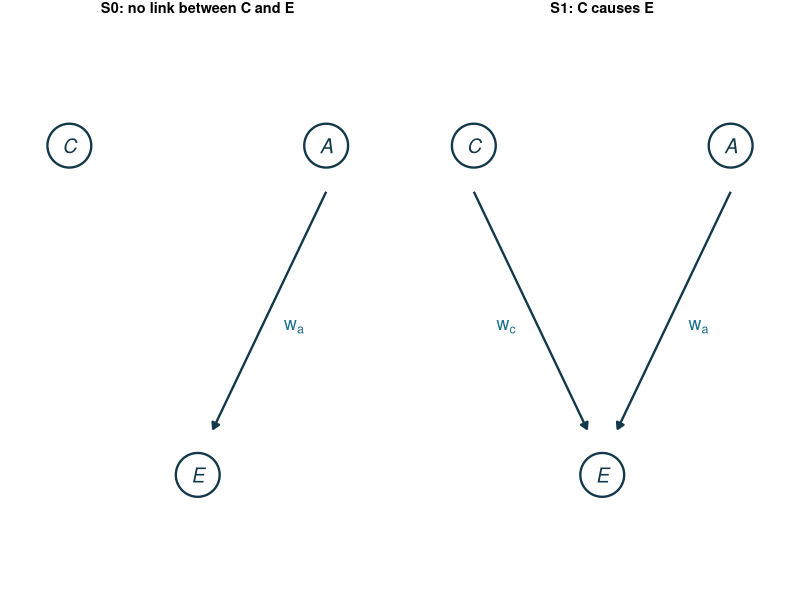
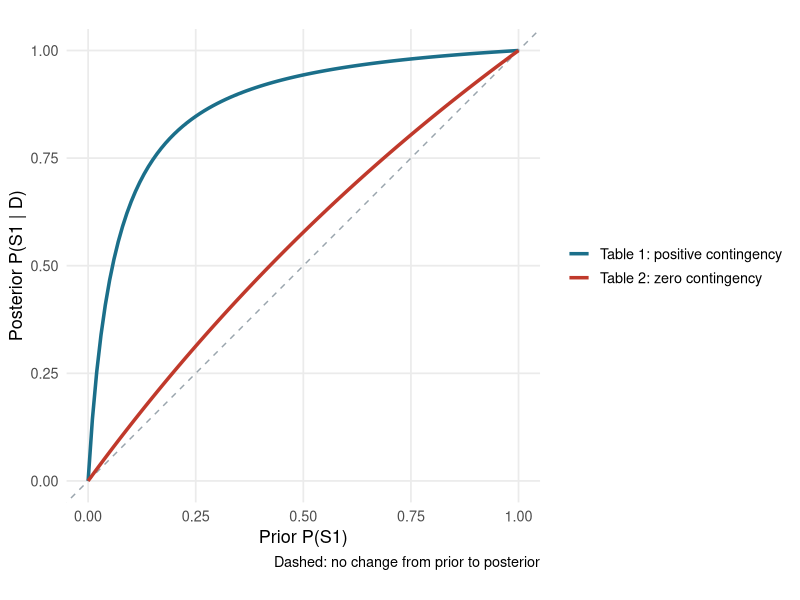
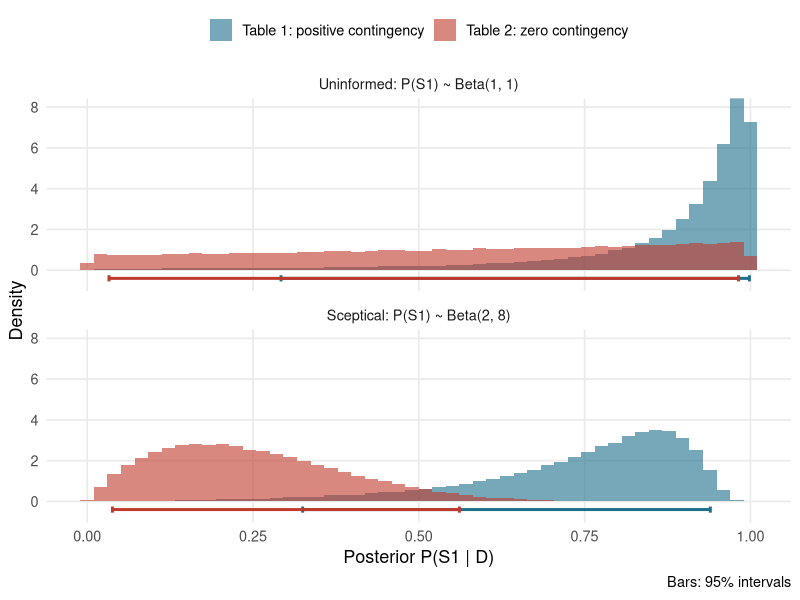
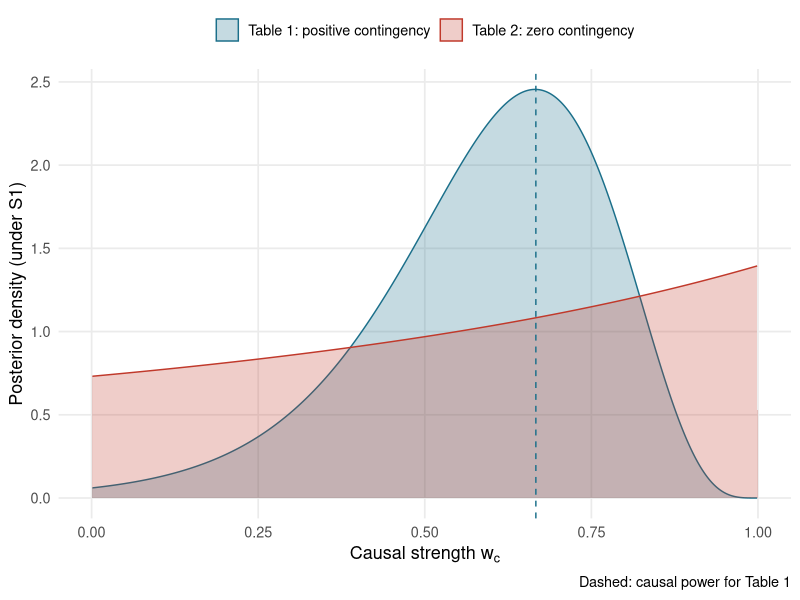

These charts were generated, in order, by the following R code:
## ---- chunk 1
#| include: false
library(ggplot2)
col_s1 <- "#1b6f8a"; col_s0 <- "#c0392b"; col_navy <- "#12384a"; col_muted <- "#9aa5ad"
theme_set(theme_minimal(base_size = 13) + theme(panel.grid.minor = element_blank()))
f2 <- function(x) formatC(x, format = "f", digits = 2)
## ---- chunk 2
#| echo: false
#| fig-height: 2.4
#| fig-width: 6.5
nodes <- data.frame(s = rep(c("S0: no link between C and E", "S1: C causes E"), each = 3),
                    id = rep(c("C", "A", "E"), 2), x = rep(c(0, 2, 1), 2), y = rep(c(1, 1, 0), 2))
edges <- data.frame(s = c("S0: no link between C and E", "S1: C causes E", "S1: C causes E"),
                    x = c(2, 2, 0), y = 1, xend = c(1.12, 1.12, 0.88), yend = 0.14,
                    lab = c("w[a]", "w[a]", "w[c]"), lx = c(1.75, 1.75, 0.25), ly = .45)
ggplot() +
  geom_segment(data = edges, aes(x, y - .14, xend = xend, yend = yend),
               arrow = arrow(length = unit(.18, "cm"), type = "closed"), colour = col_navy, linewidth = .8) +
  geom_point(data = nodes, aes(x, y), size = 14, shape = 21, fill = "white", colour = col_navy, stroke = 1.2) +
  geom_text(data = nodes, aes(x, y, label = id), size = 5, fontface = "italic", colour = col_navy) +
  geom_text(data = edges, aes(lx, ly, label = lab), parse = TRUE, size = 4.5, colour = col_s1) +
  facet_wrap(~ s) +
  coord_cartesian(xlim = c(-.4, 2.4), ylim = c(-.3, 1.3)) +
  theme_void(base_size = 13) + theme(strip.text = element_text(face = "bold", margin = margin(b = 4)))
## ---- chunk 3
# Table 1: positive contingency
d1 <- c(n_ce = 16, n_c = 20,    # E present in 16 of 20 cases with C
        n_nce = 8, n_nc = 20)   # E present in  8 of 20 cases without C

# Table 2: zero contingency, high outcome density (a classic "causal illusion" set)
d2 <- c(n_ce = 10, n_c = 10,
        n_nce = 10, n_nc = 10)
## ---- chunk 4
si_model <- function(n_ce, n_c, n_nce, n_nc, prior_s1 = .5,
                     wc_prior = c(1, 1), wa_prior = c(1, 1), grid = 401) {
  w <- (seq_len(grid) - .5) / grid            # grid over (0, 1)

  # S1: noisy-OR of C (wc, rows) and A (wa, columns)
  p_c   <- outer(w, w, function(wc, wa) wc + wa - wc * wa)  # P(e+|c+)
  p_nc  <- matrix(w, grid, grid, byrow = TRUE)               # P(e+|c-)
  lik1  <- exp(n_ce * log(p_c)  + (n_c  - n_ce)  * log1p(-p_c) +
               n_nce * log(p_nc) + (n_nc - n_nce) * log1p(-p_nc))
  prior <- outer(dbeta(w, wc_prior[1], wc_prior[2]),
                 dbeta(w, wa_prior[1], wa_prior[2])) / grid^2
  ml1   <- sum(lik1 * prior)                   # marginal likelihood P(D | S1)

  # S0: only A, so P(e+ | c+) = P(e+ | c-) = wa
  lik0 <- w^(n_ce + n_nce) * (1 - w)^(n_c - n_ce + n_nc - n_nce)
  ml0  <- sum(lik0 * dbeta(w, wa_prior[1], wa_prior[2]) / grid)  # P(D | S0)

  post_w <- lik1 * prior / sum(lik1 * prior)   # joint posterior of wc, wa (S1)
  list(ml1 = ml1, ml0 = ml0,
       # causal support (Griffiths & Tenenbaum, 2005)
       support = log(ml1 / ml0),
       # SI model: posterior probability of S1
       p_s1 = prior_s1 * ml1 / (prior_s1 * ml1 + (1 - prior_s1) * ml0),
       # marginal posterior of wc under S1
       w = w, wc_post = rowSums(post_w))
}

r1 <- do.call(si_model, as.list(d1))
r2 <- do.call(si_model, as.list(d2))
## ---- chunk 5
#| echo: false
knitr::kable(data.frame(
  Table = c("1: positive contingency (&Delta;P = 0.40)", "2: zero contingency (&Delta;P = 0)"),
  `Causal support, log P(D|S1)/P(D|S0)` = f2(c(r1$support, r2$support)),
  `P(S1 | D), prior 0.5` = f2(c(r1$p_s1, r2$p_s1)), check.names = FALSE),
  align = "lrr")
## ---- chunk 6
#| code-fold: true
#| fig-height: 3.4
priors <- seq(0, 1, by = .01)
pp <- rbind(
  data.frame(table = "Table 1: positive contingency", prior = priors,
             post = priors * r1$ml1 / (priors * r1$ml1 + (1 - priors) * r1$ml0)),
  data.frame(table = "Table 2: zero contingency",    prior = priors,
             post = priors * r2$ml1 / (priors * r2$ml1 + (1 - priors) * r2$ml0)))

ggplot(pp, aes(prior, post, colour = table)) +
  geom_abline(linetype = 2, colour = col_muted) +
  geom_line(linewidth = 1.2) +
  scale_colour_manual(values = c(col_s1, col_s0), name = NULL) +
  coord_equal() +
  labs(x = "Prior P(S1)", y = "Posterior P(S1 | D)", caption = "Dashed: no change from prior to posterior") +
  theme(legend.position = "right")
## ---- chunk 7
post_s1 <- function(prior, r) prior * r$ml1 / (prior * r$ml1 + (1 - prior) * r$ml0)

set.seed(1)
draws <- list(uninformed = rbeta(1e5, 1, 1),   # P(S1) ~ Beta(1, 1)
              sceptical  = rbeta(1e5, 2, 8))   # P(S1) ~ Beta(2, 8), mean 0.2

summ <- function(x) c(mean = mean(x), quantile(x, c(.025, .975)))
round(rbind(`Table 1, uninformed` = summ(post_s1(draws$uninformed, r1)),
            `Table 1, sceptical`  = summ(post_s1(draws$sceptical,  r1)),
            `Table 2, uninformed` = summ(post_s1(draws$uninformed, r2)),
            `Table 2, sceptical`  = summ(post_s1(draws$sceptical,  r2))), 2)
## ---- chunk 8
#| code-fold: true
#| fig-height: 3.6
pu <- do.call(rbind, lapply(names(draws), function(p) rbind(
  data.frame(prior = p, table = "Table 1: positive contingency", x = post_s1(draws[[p]], r1)),
  data.frame(prior = p, table = "Table 2: zero contingency",    x = post_s1(draws[[p]], r2)))))
pu$prior <- factor(pu$prior, levels = c("uninformed", "sceptical"),
                   labels = c("Uninformed: P(S1) ~ Beta(1, 1)", "Sceptical: P(S1) ~ Beta(2, 8)"))
ci <- aggregate(x ~ prior + table, pu, function(v) quantile(v, c(.025, .975)))
ci <- data.frame(ci[, 1:2], lo = ci$x[, 1], hi = ci$x[, 2])

ggplot(pu, aes(x, fill = table)) +
  geom_histogram(aes(y = after_stat(density)), bins = 50, alpha = .6, position = "identity") +
  geom_errorbarh(data = ci, aes(y = -0.4, xmin = lo, xmax = hi, colour = table),
                 inherit.aes = FALSE, height = .3, linewidth = 1) +
  facet_wrap(~ prior, ncol = 1) +
  scale_fill_manual(values = c(col_s1, col_s0), name = NULL) +
  scale_colour_manual(values = c(col_s1, col_s0), guide = "none") +
  coord_cartesian(ylim = c(-0.6, 8)) +
  labs(x = "Posterior P(S1 | D)", y = "Density", caption = "Bars: 95% intervals") +
  theme(legend.position = "top")
## ---- chunk 9
wc_summary <- function(r) {
  cdf <- cumsum(r$wc_post)
  c(mean = sum(r$w * r$wc_post),
    lower = r$w[which(cdf >= .025)[1]], upper = r$w[which(cdf >= .975)[1]])
}
round(rbind(`Table 1` = wc_summary(r1), `Table 2` = wc_summary(r2)), 2)

(16/20 - 8/20) / (1 - 8/20)    # causal power for Table 1
## ---- chunk 10
#| code-fold: true
#| fig-height: 3.2
sp <- rbind(data.frame(table = "Table 1: positive contingency", w = r1$w, dens = r1$wc_post * length(r1$w)),
            data.frame(table = "Table 2: zero contingency",    w = r2$w, dens = r2$wc_post * length(r2$w)))
ggplot(sp, aes(w, dens, colour = table, fill = table)) +
  geom_area(alpha = .25, position = "identity") +
  geom_vline(xintercept = (16/20 - 8/20) / (1 - 8/20), linetype = 2, colour = col_s1) +
  scale_colour_manual(values = c(col_s1, col_s0), name = NULL) +
  scale_fill_manual(values = c(col_s1, col_s0), name = NULL) +
  labs(x = expression(paste("Causal strength ", w[c])), y = "Posterior density (under S1)",
       caption = "Dashed: causal power for Table 1") +
  theme(legend.position = "top")
## ---- chunk 11
bma <- function(r) {
  p_zero <- 1 - r$p_s1                                   # probability that wc = 0
  c(`P(wc = 0)` = p_zero, `mean wc` = r$p_s1 * wc_summary(r)[["mean"]])
}
round(rbind(`Table 1` = bma(r1), `Table 2` = bma(r2)), 2)
